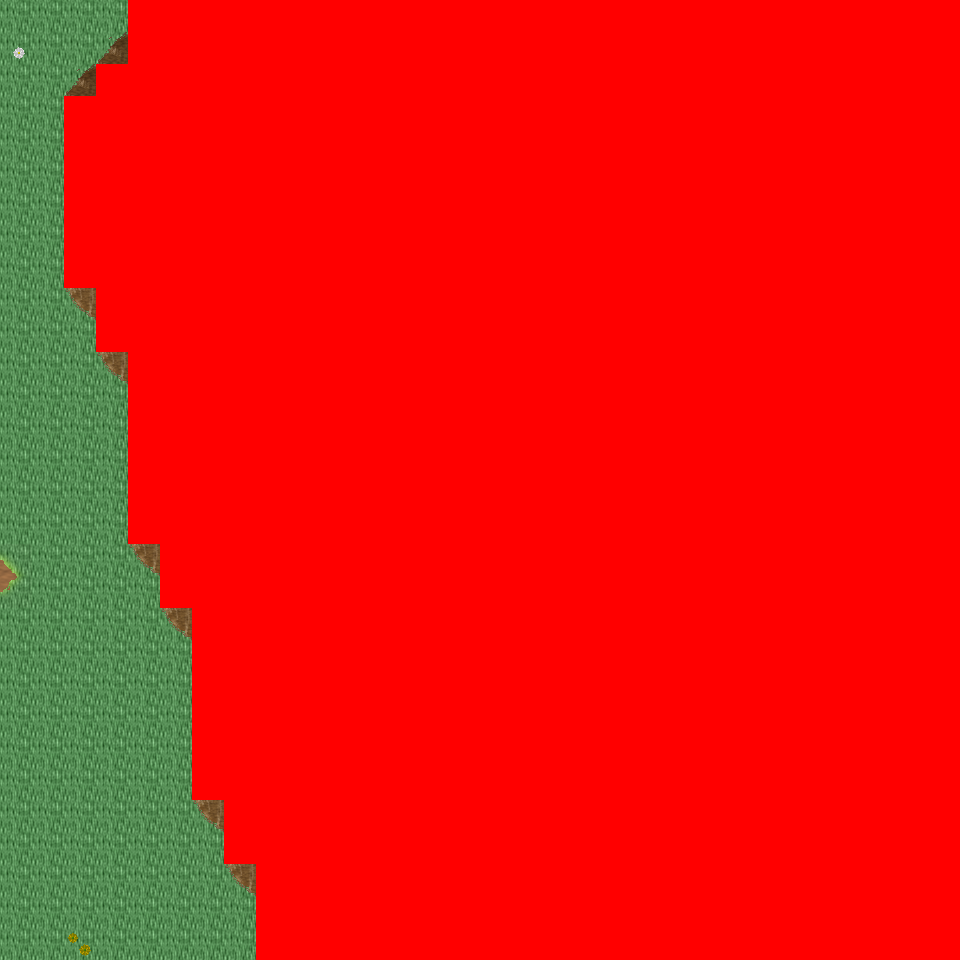

A 2D game scene composited from a Tiled map and its tileset images. What follows is a short description and the map's XML, with each tile layer's data collapsed to a summary:
An orthogonal 30x30 tile map with 32x32 px tiles, 6 tile layers (Ground, Object, Object2, Above, ...), 32 tilesets and 3 objects (3x mapExit).

<map version="1.0" orientation="orthogonal" renderorder="right-down" width="30" height="30" tilewidth="32" tileheight="32" nextobjectid="4">
  <tileset firstgid="1" name="tileset_logic_collision" tilewidth="32" tileheight="32" tilecount="1" columns="1">
    <image source="../drawable/tileset_logic_collision.png" width="32" height="32" />
  </tileset>
  <tileset firstgid="2" name="tileset_ground_ridge_earth_pale" tilewidth="32" tileheight="32" tilecount="96" columns="12">
    <image source="../drawable/tileset_ground_ridge_earth_pale.png" width="384" height="256" />
  </tileset>
  <tileset firstgid="98" name="tileset_ground_ridge_earth_dark" tilewidth="32" tileheight="32" tilecount="96" columns="12">
    <image source="../drawable/tileset_ground_ridge_earth_dark.png" width="384" height="256" />
  </tileset>
  <tileset firstgid="194" name="tileset_ground_ground" tilewidth="32" tileheight="32" tilecount="33" columns="3">
    <image source="../drawable/tileset_ground_ground.png" width="96" height="352" />
  </tileset>
  <tileset firstgid="227" name="tileset_terrain_grassland" tilewidth="32" tileheight="32" tilecount="88" columns="8">
    <image source="../drawable/tileset_terrain_grassland.png" width="256" height="352" />
  </tileset>
  <tileset firstgid="315" name="tileset_ground_grass_edges" tilewidth="32" tileheight="32" tilecount="36" columns="12">
    <image source="../drawable/tileset_ground_grass_edges.png" width="384" height="96" />
  </tileset>
  <tileset firstgid="351" name="tileset_ground_grass_corners" tilewidth="32" tileheight="32" tilecount="24" columns="6">
    <image source="../drawable/tileset_ground_grass_corners.png" width="192" height="128" />
  </tileset>
  <tileset firstgid="375" name="tileset_plant_tree_tree_darkgreen" tilewidth="32" tileheight="32" tilecount="88" columns="8">
    <image source="../drawable/tileset_plant_tree_tree_darkgreen.png" width="256" height="352" />
  </tileset>
  <tileset firstgid="463" name="tileset_plant_tree_fall_trees" tilewidth="32" tileheight="32" tilecount="40" columns="8">
    <image source="../drawable/tileset_plant_tree_fall_trees.png" width="256" height="160" />
  </tileset>
  <tileset firstgid="503" name="tileset_plant_tree_evergreen" tilewidth="32" tileheight="32" tilecount="36" columns="3">
    <image source="../drawable/tileset_plant_tree_evergreen.png" width="96" height="384" />
  </tileset>
  <tileset firstgid="539" name="tileset_plant_tree_pine_tree" tilewidth="32" tileheight="32" tilecount="20" columns="4">
    <image source="../drawable/tileset_plant_tree_pine_tree.png" width="128" height="160" />
  </tileset>
  <tileset firstgid="559" name="tileset_plant_tree_pine_tree_1" tilewidth="32" tileheight="32" tilecount="20" columns="4">
    <image source="../drawable/tileset_plant_tree_pine_tree_1.png" width="128" height="160" />
  </tileset>
  <tileset firstgid="579" name="tileset_building_decoration_rocks" tilewidth="32" tileheight="32" tilecount="6" columns="3">
    <image source="../drawable/tileset_building_decoration_rocks.png" width="96" height="64" />
  </tileset>
  <tileset firstgid="585" name="tileset_plant_stump_hollow_logs" tilewidth="32" tileheight="32" tilecount="6" columns="3">
    <image source="../drawable/tileset_plant_stump_hollow_logs.png" width="96" height="64" />
  </tileset>
  <tileset firstgid="591" name="tileset_plant_stump_small_stump" tilewidth="32" tileheight="32" tilecount="4" columns="2">
    <image source="../drawable/tileset_plant_stump_small_stump.png" width="64" height="64" />
  </tileset>
  <tileset firstgid="595" name="tileset_plant_flower_daisy_yellow" tilewidth="32" tileheight="32" tilecount="8" columns="2">
    <image source="../drawable/tileset_plant_flower_daisy_yellow.png" width="64" height="128" />
  </tileset>
  <tileset firstgid="603" name="tileset_plant_flower_daisy_white" tilewidth="32" tileheight="32" tilecount="8" columns="2">
    <image source="../drawable/tileset_plant_flower_daisy_white.png" width="64" height="128" />
  </tileset>
  <tileset firstgid="611" name="tileset_plant_flower_daisy_red" tilewidth="32" tileheight="32" tilecount="8" columns="2">
    <image source="../drawable/tileset_plant_flower_daisy_red.png" width="64" height="128" />
  </tileset>
  <tileset firstgid="619" name="tileset_plant_flower_daisy_blue" tilewidth="32" tileheight="32" tilecount="8" columns="2">
    <image source="../drawable/tileset_plant_flower_daisy_blue.png" width="64" height="128" />
  </tileset>
  <tileset firstgid="627" name="tileset_plant_leaves" tilewidth="32" tileheight="32" tilecount="8" columns="4">
    <image source="../drawable/tileset_plant_leaves.png" width="128" height="64" />
  </tileset>
  <tileset firstgid="635" name="tileset_plant_brown_mushrooms" tilewidth="32" tileheight="32" tilecount="24" columns="6">
    <image source="../drawable/tileset_plant_brown_mushrooms.png" width="192" height="128" />
  </tileset>
  <tileset firstgid="659" name="tileset_logic_item_resources" tilewidth="32" tileheight="32" tilecount="6" columns="6">
    <image source="../drawable/tileset_logic_item_resources.png" width="192" height="32" />
  </tileset>
  <tileset firstgid="665" name="tileset_logic_creature_animal" tilewidth="32" tileheight="32" tilecount="32" columns="8">
    <image source="../drawable/tileset_logic_creature_animal.png" width="256" height="128" />
  </tileset>
  <tileset firstgid="697" name="tileset_ground_tall_grass" tilewidth="32" tileheight="32" tilecount="15" columns="5">
    <image source="../drawable/tileset_ground_tall_grass.png" width="160" height="96" />
  </tileset>
  <tileset firstgid="712" name="tileset_logic_creature_reptile" tilewidth="32" tileheight="32" tilecount="7" columns="7">
    <image source="../drawable/tileset_logic_creature_reptile.png" width="224" height="32" />
  </tileset>
  <tileset firstgid="719" name="tileset_plant_bush_leafy" tilewidth="32" tileheight="32" tilecount="48" columns="8">
    <image source="../drawable/tileset_plant_bush_leafy.png" width="256" height="192" />
  </tileset>
  <tileset firstgid="767" name="tileset_plant_bushes_and_trees" tilewidth="32" tileheight="32" tilecount="144" columns="16">
    <image source="../drawable/tileset_plant_bushes_and_trees.png" width="512" height="289" />
  </tileset>
  <tileset firstgid="911" name="tileset_building_thatched_roof_cottage1" tilewidth="32" tileheight="32" tilecount="20" columns="4">
    <image source="../drawable/tileset_building_thatched_roof_cottage1.png" width="128" height="160" />
  </tileset>
  <tileset firstgid="931" name="tileset_building_thatched_roof_cottage2" tilewidth="32" tileheight="32" tilecount="20" columns="4">
    <image source="../drawable/tileset_building_thatched_roof_cottage2.png" width="128" height="160" />
  </tileset>
  <tileset firstgid="951" name="tileset_plant_stump_stump_rectangular" tilewidth="32" tileheight="32" tilecount="4" columns="2">
    <image source="../drawable/tileset_plant_stump_stump_rectangular.png" width="64" height="64" />
  </tileset>
  <tileset firstgid="955" name="tileset_object_well_hoist" tilewidth="32" tileheight="32" tilecount="9" columns="3">
    <image source="../drawable/tileset_object_well_hoist.png" width="96" height="96" />
  </tileset>
  <tileset firstgid="964" name="tileset_logic_creature_gnome" tilewidth="32" tileheight="32" tilecount="6" columns="6">
    <image source="../drawable/tileset_logic_creature_gnome.png" width="192" height="32" />
  </tileset>
  <layer name="Ground" width="30" height="30">
    <data>[900 cells, 900 non-empty, 4 distinct tile ids]</data>
  </layer>
  <layer name="Object" width="30" height="30">
    <data>[900 cells, 167 non-empty, 26 distinct tile ids]</data>
  </layer>
  <layer name="Object2" width="30" height="30">
    <data>[900 cells, 0 non-empty, 0 distinct tile ids]</data>
  </layer>
  <layer name="Above" width="30" height="30">
    <data>[900 cells, 0 non-empty, 0 distinct tile ids]</data>
  </layer>
  <layer name="Above2" width="30" height="30">
    <data>[900 cells, 0 non-empty, 0 distinct tile ids]</data>
  </layer>
  <layer name="Walkable" width="30" height="30">
    <data>[900 cells, 763 non-empty, 1 distinct tile ids]</data>
  </layer>
  <objectgroup name="MapEvents">
    <object id="1" name="north" type="mapExit" x="0" y="0" width="128" height="32">
      <properties>
        <property name="map" value="level_0_x54_y8" />
        <property name="x" value="0" />
        <property name="y" value="28" />
      </properties>
    </object>
    <object id="2" name="south" type="mapExit" x="0" y="928" width="256" height="32">
      <properties>
        <property name="map" value="level_0_x54_y10" />
        <property name="x" value="0" />
        <property name="y" value="1" />
      </properties>
    </object>
    <object id="3" name="west" type="mapExit" x="0" y="0" width="32" height="960">
      <properties>
        <property name="map" value="level_0_x53_y9" />
        <property name="x" value="28" />
        <property name="y" value="0" />
      </properties>
    </object>
  </objectgroup>
</map>
